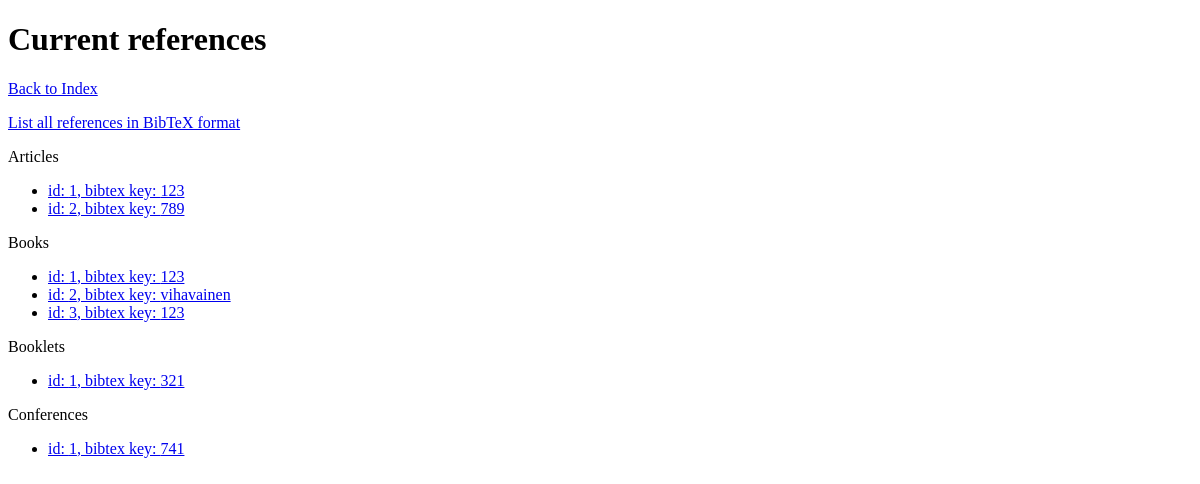
/refs, run on an earlier commit of the app's database.
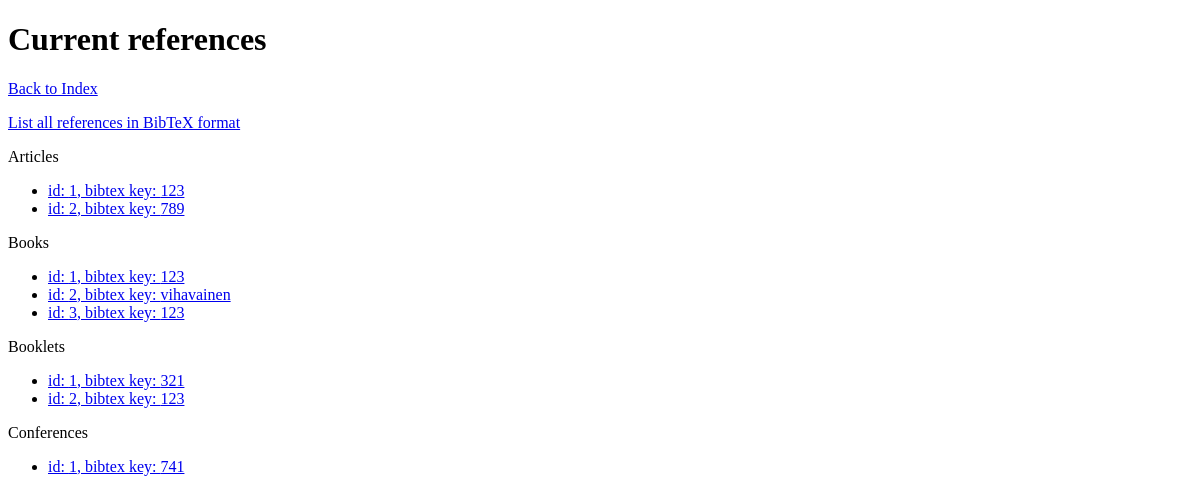
And on a later commit of the database.
### tables this page shows
CREATE TABLE articles (
    id integer primary key autoincrement,
    bibtexkey text not null,
    author text not null,
    title text not null,
    journal text not null,
    year int not null,
    volume int,
    number int,
    pages text,
    month int,
    note text
);

CREATE TABLE books (
    id integer primary key autoincrement,
    bibtexkey text not null,
    title text not null,
    author text, -- joko author tai editor pitää olla
    editor text, -- tarkistus softan puolella?
    publisher text not null,
    year int not null,
    volume int,
    number int,
    series text,
    address text,
    edition text,
    month int,
    note text
);

CREATE TABLE booklets (
    id integer primary key autoincrement,
    bibtexkey text not null,
    title text not null,
    author text,
    howpublished text,
    address text,
    month int,
    year int,
    note text
);

CREATE TABLE conferences (
    id integer primary key autoincrement,
    bibtexkey text not null,
    author text not null,
    title text not null,
    booktitle text not null,
    year int not null,
    editor text,
    volume int,
    number int,
    series text,
    pages text,
    address text,
    month int,
    organization text,
    publisher text,
    note text
);

### hauska/views.py (the view)
@app.route("/refs")
def list_refs():
    db=get_db()
    cur = db.execute('select id, bibtexkey from articles ORDER BY id asc')
    articles = [dict(id=row[0], bibtexkey=row[1]) for row in cur.fetchall()]
    cur = db.execute('select id, bibtexkey from books ORDER BY id asc')
    books = [dict(id=row[0], bibtexkey=row[1]) for row in cur.fetchall()]
    cur = db.execute('select id, bibtexkey from booklets ORDER BY id asc')
    booklets = [dict(id=row[0], bibtexkey=row[1]) for row in cur.fetchall()]
    cur = db.execute('select id, bibtexkey from conferences ORDER BY id asc')
    conferences = [dict(id=row[0], bibtexkey=row[1]) for row in cur.fetchall()]
    cur = db.execute('select id, bibtexkey from inbooks ORDER BY id asc')
    inbooks = [dict(id=row[0], bibtexkey=row[1]) for row in cur.fetchall()]
    cur = db.execute('select id, bibtexkey from incollections ORDER BY id asc')
    incollections = [dict(id=row[0], bibtexkey=row[1]) for row in cur.fetchall()]
    cur = db.execute('select id, bibtexkey from inproceedings ORDER BY id asc')
    inproceedings = [dict(id=row[0], bibtexkey=row[1]) for row in cur.fetchall()]
    cur = db.execute('select id, bibtexkey from manuals ORDER BY id asc')
    manuals = [dict(id=row[0], bibtexkey=row[1]) for row in cur.fetchall()]
    cur = db.execute('select id, bibtexkey from masterstheses ORDER BY id asc')
    masterstheses = [dict(id=row[0], bibtexkey=row[1]) for row in cur.fetchall()]
    cur = db.execute('select id, bibtexkey from miscs ORDER BY id asc')
    miscs = [dict(id=row[0], bibtexkey=row[1]) for row in cur.fetchall()]
    cur = db.execute('select id, bibtexkey from phdtheses ORDER BY id asc')
    phdtheses = [dict(id=row[0], bibtexkey=row[1]) for row in cur.fetchall()]
    cur = db.execute('select id, bibtexkey from proceedings ORDER BY id asc')
    proceedings = [dict(id=row[0], bibtexkey=row[1]) for row in cur.fetchall()]
    cur = db.execute('select id, bibtexkey from techreports ORDER BY id asc')
    techreports = [dict(id=row[0], bibtexkey=row[1]) for row in cur.fetchall()]
    cur = db.execute('select id, bibtexkey from unpublished ORDER BY id asc')
    unpublished = [dict(id=row[0], bibtexkey=row[1]) for row in cur.fetchall()]
    no_entries = not any([
        articles, books, booklets, conferences, inbooks,
        incollections, inproceedings, manuals, masterstheses,
        miscs, phdtheses, proceedings, techreports, unpublished
    ])
    return render_template("refs.html",
                           articles=articles,
                           books=books,
                           booklets=booklets,
                           conferences=conferences,
                           inbooks=inbooks,
                           incollections=incollections,
                           inproceedings=inproceedings,
                           manuals=manuals,
                           masterstheses=masterstheses,
                           miscs=miscs,phdtheses=phdtheses,
                           proceedings=proceedings,
                           techreports=techreports,
                           unpublished=unpublished,
                           no_entries=no_entries)

### hauska/__init__.py (called while the page is built)
def connect_db():
    rv = sqlite3.connect(app.config['DATABASE'])
    rv.row_factory = sqlite3.Row
    return rv

def get_db():
    if not hasattr(g, 'sqlite_db'):
        g.sqlite_db = connect_db()
    return g.sqlite_db

### hauska/templates/refs.html (shortened to what this page needs)
<!doctype html>
<h1>Current references</h1>
<a href="/">Back to Index</a>
<p><a href="/refs/bib">List all references in BibTeX format</a></p>
{% if articles %}
<p>Articles</p>
<ul>
{% for ref in articles %}
    <li><a href="/article/{{ ref.id }}">id: {{ ref.id }}, bibtex key: {{ ref.bibtexkey }}</a></li>
{% endfor %}
</ul>
{% endif %}
{% if books %}
<p>Books</p>
<ul>
{% for ref in books %}
    <li><a href="/book/{{ ref.id }}">id: {{ ref.id }}, bibtex key: {{ ref.bibtexkey }}</a></li>
{% endfor %}
</ul>
{% endif %}
{% if booklets %}
<p>Booklets</p>
<ul>
{% for ref in booklets %}
    <li><a href="/booklet/{{ ref.id }}">id: {{ ref.id }}, bibtex key: {{ ref.bibtexkey }}</a></li>
{% endfor %}
</ul>
{% endif %}
{% if conferences %}
<p>Conferences</p>
<ul>
{% for ref in conferences %}
    <li><a href="/conference/{{ ref.id }}">id: {{ ref.id }}, bibtex key: {{ ref.bibtexkey }}</a></li>
{% endfor %}
</ul>
{% endif %}

What changed in the data, as far as the page shows it:
added booklets: id "2", bibtexkey "123"
